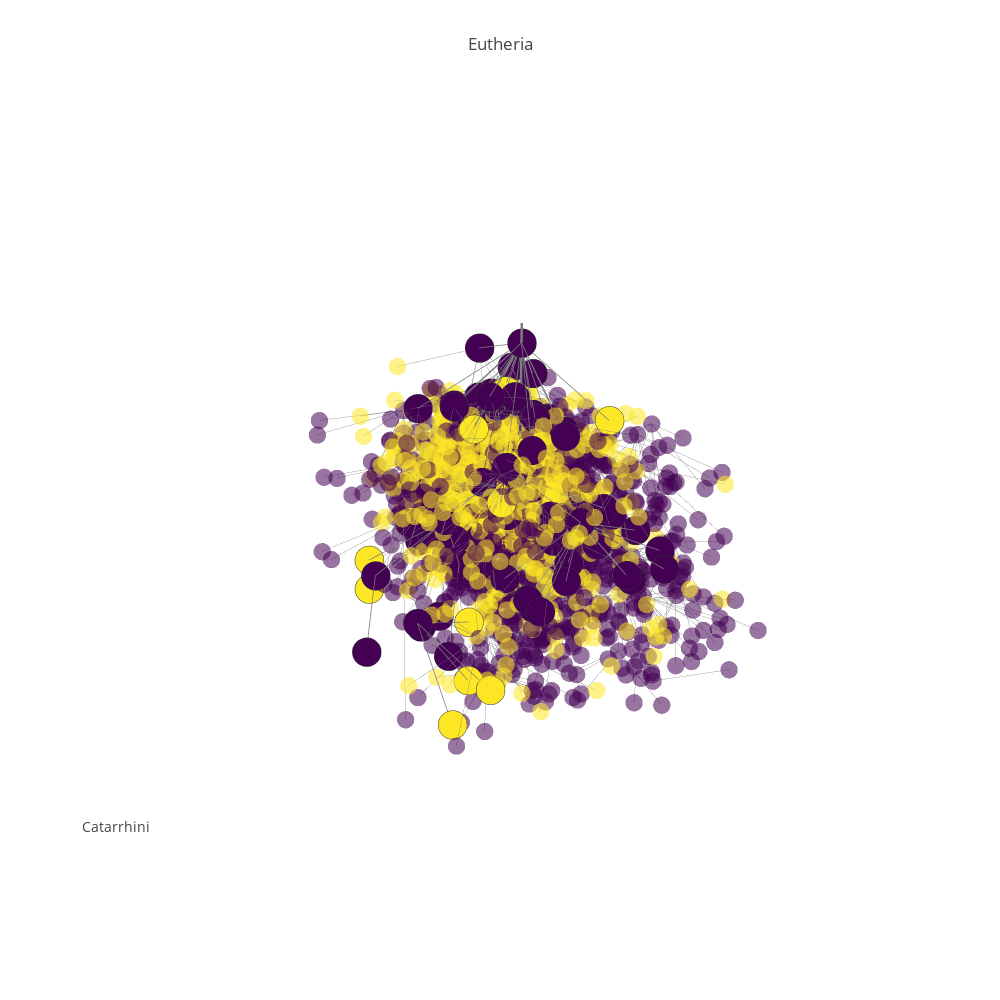

Notebook code for this chart:
### Code cell
#pgp.plot_data
pgp.render_plot()
#pgp.render_plot(publish=True, filename="Mammals")

### Figure 1 — Plotly figure (JSON) as saved in the notebook; plotly's stock layout.template omitted (floating-point values rounded to 4 significant figures; data arrays with more than 128 entries replaced by an {"elided": "..."} marker saying what was removed)
{"data": [{"hoverinfo": "none", "line": {"color": "rgb(125,125,125)", "width": 5}, "mode": "lines", "type": "scatter3d", "uid": "43adcaec-c6cb-11e8-b723-f45c89a09993", "x": [1.449, 1.449, null], "y": [-0.5904, -0.5904, null], "z": [5.271, -0.09973, null]}, {"mode": "text", "text": ["5 MYA", "20 MYA", "50 MYA", "150 MYA"], "type": "scatter3d", "uid": "43b01ba6-c6cb-11e8-b96f-f45c89a09993", "x": [1.449, 1.449, 1.449], "y": [-0.5904, -0.5904, -0.5904], "z": [1.792, 3.045, 3.932, 5.017]}, {"hoverinfo": "none", "line": {"color": "rgb(125,125,125)", "width": 1}, "mode": "lines", "opacity": 0.65, "type": "scatter3d", "uid": "43b020e2-c6cb-11e8-b915-f45c89a09993", "x": {"elided": "5007 float values"}, "y": {"elided": "5007 float values"}, "z": {"elided": "5007 float values"}}, {"hoverinfo": "none", "line": {"color": "rgb(125,125,125)", "width": 1.5}, "mode": "lines", "opacity": 1, "type": "scatter3d", "uid": "43b0245c-c6cb-11e8-a06d-f45c89a09993", "x": {"elided": "234 float values"}, "y": {"elided": "234 float values"}, "z": {"elided": "234 float values"}}, {"hoverinfo": "text", "marker": {"color": {"elided": "1669 int values"}, "colorscale": "Viridis", "opacity": 0.55, "size": 6, "symbol": "circle"}, "mode": "markers", "name": "actors", "text": {"elided": "1669 str values"}, "textfont": {"color": "#ff7f0e", "family": "sans serif", "size": 18}, "type": "scatter3d", "uid": "43b027d8-c6cb-11e8-b50d-f45c89a09993", "x": {"elided": "1669 float values"}, "y": {"elided": "1669 float values"}, "z": {"elided": "1669 float values"}}, {"hoverinfo": "text", "marker": {"color": [0, 0, 0, 0, 0, 0, 0, 0, 0, 0, 0, 0, 0, 0, 0, 0, 0, 0, 0, 0, 0, 0, 0, 0, 0, 0, 0, 0, 0, 0, 0, 0, 0, 2, 2, 0, 0, 2, 2, 2, 2, 0, 0, 0, 0, 0, 0, 0, 0, 0, 0, 0, 0, 0, 0, 0, 0, 0, 0, 0, 0, 0, 0, 0, 0, 0, 2, 0, 2, 0, 0, 0, 0, 0, 0, 2, 2, 0], "colorscale": "Viridis", "line": {"color": "rgb(50,50,50)", "width": 0.5}, "size": 10, "symbol": "circle"}, "mode": "markers", "name": "actors", "text": ["<a href=\"https://en.wikipedia.org/wiki/Eutheria\">Eutheria (161.0 MYA)</a>", "<a href=\"https://en.wikipedia.org/wiki/Edentata\">Edentata (59.0 MYA)</a>", "<a href=\"https://en.wikipedia.org/wiki/Pholidota\">Pholidota (66.0 MYA)</a>", "<a href=\"https://en.wikipedia.org/wiki/Glires\">Glires (66.0 MYA)</a>", "<a href=\"https://en.wikipedia.org/wiki/Lagomorpha\">Lagomorpha (55.0 MYA)</a>", "<a href=\"https://en.wikipedia.org/wiki/Rodentia\">Rodentia (55.0 MYA)</a>", "<a href=\"https://en.wikipedia.org/wiki/Macroscelididae\">Macroscelididae (80.5 MYA)</a>", "<a href=\"https://en.wikipedia.org/wiki/Primates\">Primates (55.0 MYA)</a>", "<a href=\"https://en.wikipedia.org/wiki/Platyrrhini\">Platyrrhini (31.0 MYA)</a>", "<a href=\"https://en.wikipedia.org/wiki/Catarrhini\">Catarrhini (46.75 MYA)</a>", "<a href=\"https://en.wikipedia.org/wiki/Cercopithecidae\">Cercopithecidae (35.0 MYA)</a>", "<a href=\"https://en.wikipedia.org/wiki/Macaca\">Macaca (17.5 MYA)</a>", "<a href=\"https://en.wikipedia.org/wiki/Cercocebus\">Cercocebus (17.5 MYA)</a>", "<a href=\"https://en.wikipedia.org/wiki/Mandrillus\">Mandrillus (17.5 MYA)</a>", "<a href=\"https://en.wikipedia.org/wiki/Papio\">Papio (17.5 MYA)</a>", "<a href=\"https://en.wikipedia.org/wiki/Theropithecus\">Theropithecus (17.5 MYA)</a>", "<a href=\"https://en.wikipedia.org/wiki/Cercopithecus\">Cercopithecus (17.5 MYA)</a>", "<a href=\"https://en.wikipedia.org/wiki/Erythrocebus\">Erythrocebus (17.5 MYA)</a>", "<a href=\"https://en.wikipedia.org/wiki/Miopithecus\">Miopithecus (17.5 MYA)</a>", "<a href=\"https://en.wikipedia.org/wiki/Allenopithecus\">Allenopithecus (17.5 MYA)</a>", "<a href=\"https://en.wikipedia.org/wiki/Collobus\">Collobus (17.5 MYA)</a>", "<a href=\"https://en.wikipedia.org/wiki/Procolobus\">Procolobus (17.5 MYA)</a>", "<a href=\"https://en.wikipedia.org/wiki/Pygathrix\">Pygathrix (17.5 MYA)</a>", "<a href=\"https://en.wikipedia.org/wiki/Simias\">Simias (17.5 MYA)</a>", "<a href=\"https://en.wikipedia.org/wiki/Nasalis\">Nasalis (17.5 MYA)</a>", "<a href=\"https://en.wikipedia.org/wiki/Presbytis\">Presbytis (17.5 MYA)</a>", "<a href=\"https://en.wikipedia.org/wiki/Hominidae\">Hominidae (23.375 MYA)</a>", "<a href=\"https://en.wikipedia.org/wiki/Pongo\">Pongo (11.6875 MYA)</a>", "<a href=\"https://en.wikipedia.org/wiki/Pongo abelii\">Pongo abelii (5.84375 MYA)</a>", "<a href=\"https://en.wikipedia.org/wiki/Pongo pygmaeus\">Pongo pygmaeus (5.84375 MYA)</a>", "<a href=\"https://en.wikipedia.org/wiki/Pan\">Pan (11.6875 MYA)</a>", "<a href=\"https://en.wikipedia.org/wiki/Pan paniscus\">Pan paniscus (5.84375 MYA)</a>", "<a href=\"https://en.wikipedia.org/wiki/Pan troglodytes\">Pan troglodytes (5.84375 MYA)</a>", "<a href=\"https://en.wikipedia.org/wiki/Ardipithecus\">Ardipithecus (6.0 MYA)</a>", "<a href=\"https://en.wikipedia.org/wiki/Australopithecus\">Australopithecus (11.6875 MYA)</a>", "<a href=\"https://en.wikipedia.org/wiki/Homo\">Homo (11.6875 MYA)</a>", "<a href=\"https://en.wikipedia.org/wiki/Homo sapiens\">Homo sapiens (5.84375 MYA)</a>", "<a href=\"https://en.wikipedia.org/wiki/Homo erectus\">Homo erectus (5.84375 MYA)</a>", "<a href=\"https://en.wikipedia.org/wiki/Homo ergaster\">Homo ergaster (5.84375 MYA)</a>", "<a href=\"https://en.wikipedia.org/wiki/Homo rudolfensis\">Homo rudolfensis (5.84375 MYA)</a>", "<a href=\"https://en.wikipedia.org/wiki/Homo habilis\">Homo habilis (5.84375 MYA)</a>", "<a href=\"https://en.wikipedia.org/wiki/Gorilla\">Gorilla (11.6875 MYA)</a>", "<a href=\"https://en.wikipedia.org/wiki/Gorilla beringei\">Gorilla beringei (5.84375 MYA)</a>", "<a href=\"https://en.wikipedia.org/wiki/Gorilla gorilla\">Gorilla gorilla (5.84375 MYA)</a>", "<a href=\"https://en.wikipedia.org/wiki/Hylobatidae\">Hylobatidae (23.375 MYA)</a>", "<a href=\"https://en.wikipedia.org/wiki/Hylobates\">Hylobates (11.6875 MYA)</a>", "<a href=\"https://en.wikipedia.org/wiki/Hylobates agilis\">Hylobates agilis (11.6875 MYA)</a>", "<a href=\"https://en.wikipedia.org/wiki/Hylobates lar\">Hylobates lar (11.6875 MYA)</a>", "<a href=\"https://en.wikipedia.org/wiki/Hylobates muelleri\">Hylobates muelleri (11.6875 MYA)</a>", "<a href=\"https://en.wikipedia.org/wiki/Hylobates moloch\">Hylobates moloch (11.6875 MYA)</a>", "<a href=\"https://en.wikipedia.org/wiki/Hylobates pileatus\">Hylobates pileatus (11.6875 MYA)</a>", "<a href=\"https://en.wikipedia.org/wiki/Hylobates klossii\">Hylobates klossii (11.6875 MYA)</a>", "<a href=\"https://en.wikipedia.org/wiki/Bunopithecus hoolock\">Bunopithecus hoolock (11.6875 MYA)</a>", "<a href=\"https://en.wikipedia.org/wiki/Symphalangus syndactylus\">Symphalangus syndactylus (11.6875 MYA)</a>", "<a href=\"https://en.wikipedia.org/wiki/Nomascus\">Nomascus (11.6875 MYA)</a>", "<a href=\"https://en.wikipedia.org/wiki/Nomascus gabriellae\">Nomascus gabriellae (11.6875 MYA)</a>", "<a href=\"https://en.wikipedia.org/wiki/Nomascus hainanus\">Nomascus hainanus (11.6875 MYA)</a>", "<a href=\"https://en.wikipedia.org/wiki/Nomascus leucogenys\">Nomascus leucogenys (11.6875 MYA)</a>", "<a href=\"https://en.wikipedia.org/wiki/Nomascus siki\">Nomascus siki (11.6875 MYA)</a>", "<a href=\"https://en.wikipedia.org/wiki/Nomascus concolor\">Nomascus concolor (11.6875 MYA)</a>", "<a href=\"https://en.wikipedia.org/wiki/Tarsius\">Tarsius (27.5 MYA)</a>", "<a href=\"https://en.wikipedia.org/wiki/Strepsirrhini\">Strepsirrhini (35.0 MYA)</a>", "<a href=\"https://en.wikipedia.org/wiki/Scandentia\">Scandentia (45.0 MYA)</a>", "<a href=\"https://en.wikipedia.org/wiki/Chiroptera\">Chiroptera (55.0 MYA)</a>", "<a href=\"https://en.wikipedia.org/wiki/Dermoptera\">Dermoptera (80.5 MYA)</a>", "<a href=\"https://en.wikipedia.org/wiki/Insectivora\">Insectivora (80.5 MYA)</a>", "<a href=\"https://en.wikipedia.org/wiki/Creodonta\">Creodonta (63.0 MYA)</a>", "<a href=\"https://en.wikipedia.org/wiki/Carnivora\">Carnivora (42.0 MYA)</a>", "<a href=\"https://en.wikipedia.org/wiki/Condylarthra\">Condylarthra (80.5 MYA)</a>", "<a href=\"https://en.wikipedia.org/wiki/Artiodactyla\">Artiodactyla (129.0 MYA)</a>", "<a href=\"https://en.wikipedia.org/wiki/Cetacea\">Cetacea (53.0 MYA)</a>", "<a href=\"https://en.wikipedia.org/wiki/Tubulidentata\">Tubulidentata (80.5 MYA)</a>", "<a href=\"https://en.wikipedia.org/wiki/Perissodactyla\">Perissodactyla (56.0 MYA)</a>", "<a href=\"https://en.wikipedia.org/wiki/Hyracoidea\">Hyracoidea (55.0 MYA)</a>", "<a href=\"https://en.wikipedia.org/wiki/Sirenia\">Sirenia (80.5 MYA)</a>", "<a href=\"https://en.wikipedia.org/wiki/Desmostylia\">Desmostylia (30.0 MYA)</a>", "<a href=\"https://en.wikipedia.org/wiki/Embrythopoda\">Embrythopoda (56.0 MYA)</a>", "<a href=\"https://en.wikipedia.org/wiki/Proboscidea\">Proboscidea (60.0 MYA)</a>"], "type": "scatter3d", "uid": "43b02a92-c6cb-11e8-88f8-f45c89a09993", "x": [1.449, 1.397, 1.654, 1.65, 1.984, 1.423, 1.106, 1.478, 1.188, 2.132, 1.809, 2.586, 2.684, 1.672, 0.8447, 1.186, 1.981, 2.421, 1.001, 1.784, 1.573, 1.022, 1.384, 2.76, 2.41, 1.075, 2.795, 3.579, 4.142, 3.111, 2.592, 1.64, 2.252, 3.41, 3.495, 3.771, 3.387, 4.152, 2.908, 3.551, 3.582, 2.678, 3.494, 2.074, 1.727, 1.676, 2.674, 1.448, 1.199, 2.57, 2.668, 1.607, 2.045, 0.7698, 0.7668, 2.64, 0.7306, 1.218, 1.073, 1.51, 2.159, 0.7955, 1.309, 1.137, 1.593, 1.888, 2.098, 0.8518, 1.512, 1.712, 1.185, 1.115, 2.26, 1.781, 2.348, 2.287, 0.7015, 2.035], "y": [-0.5904, -0.4412, -1.119, 0.3122, 0.1065, -0.3721, -1.08, -0.9621, -1.705, -0.1649, -0.3618, -0.8598, -0.4907, -0.4586, -1.236, -0.6232, -0.2875, -1.33, 0.5755, -1.358, 0.05788, -1.12, -0.4609, -0.7667, -1.083, 0.4956, -0.5179, -0.9421, -0.4832, -0.3541, -1.465, -1.505, -1.695, -1.34, -1.162, 0.04719, -0.3746, 1.017, -0.03201, 0.9987, 0.666, -0.4268, 0.2376, -0.6131, 0.6755, 0.4793, 0.7245, 1.281, 0.5247, 0.2539, 0.9242, 0.1569, 0.7644, 1.186, -0.2775, 0.7848, 0.7621, -0.1253, 1.482, 1.248, -0.5503, -1.307, -1.33, -0.437, -0.5557, -0.6777, -0.7439, -0.3982, -0.7808, -1.031, -1.384, -0.7165, -1.568, -1.137, -0.8028, -0.08443, 0.1968, -1.154], "z": [5.021, 4.109, 4.184, 4.221, 4.091, 4.091, 4.411, 4.046, 3.539, 3.805, 3.485, 2.975, 2.859, 2.889, 2.975, 2.848, 2.97, 3.017, 2.919, 2.94, 2.93, 2.854, 3.007, 2.837, 2.996, 3.017, 3.191, 2.553, 1.983, 1.983, 2.571, 2.013, 1.976, 2.012, 2.622, 2.535, 1.968, 1.905, 1.959, 1.993, 1.931, 2.518, 1.965, 1.869, 3.226, 2.48, 2.634, 2.541, 2.527, 2.616, 2.566, 2.609, 2.564, 2.564, 2.566, 2.525, 2.637, 2.62, 2.61, 2.629, 3.424, 3.664, 3.782, 3.952, 4.383, 4.446, 4.066, 3.669, 4.344, 4.896, 3.955, 4.456, 4.082, 3.926, 4.445, 3.411, 3.995, 4.207]}], "layout": {"annotations": [{"font": {"size": 14}, "showarrow": false, "text": "Catarrhini", "x": 0, "xanchor": "left", "xref": "paper", "y": 0.1, "yanchor": "bottom", "yref": "paper"}], "height": 1000, "hovermode": "closest", "margin": {"t": 100}, "scene": {"xaxis": {"showbackground": false, "showgrid": false, "showline": false, "showticklabels": false, "title": "", "zeroline": false}, "yaxis": {"showbackground": false, "showgrid": false, "showline": false, "showticklabels": false, "title": "", "zeroline": false}, "zaxis": {"showbackground": false, "showgrid": false, "showline": false, "showticklabels": false, "title": "", "zeroline": false}}, "showlegend": false, "title": "Eutheria", "width": 1000}}
